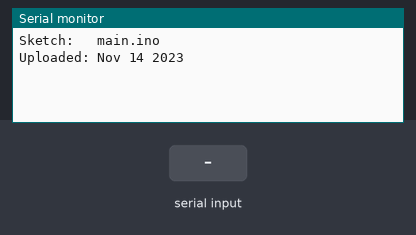
Bench run of a sketch on a simulated Arduino Uno, built with avr-gcc and run on an emulated ATmega328P. Parts: the last lines printed to the serial monitor. The inputs (shaded band) are chosen by the test bench.

Above: at 1.2 s.
1.3 s: "1" received over the second serial link
At 2.5 s:
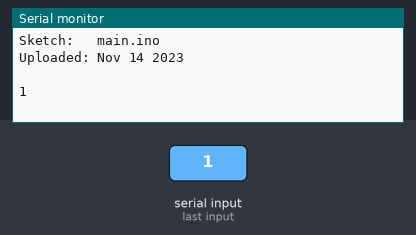
2.8 s: "0" received over the second serial link
At 3.8 s:
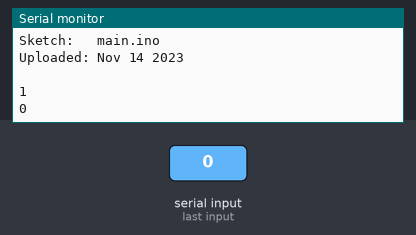
4.3 s: "2" received over the second serial link
At 4.9 s:
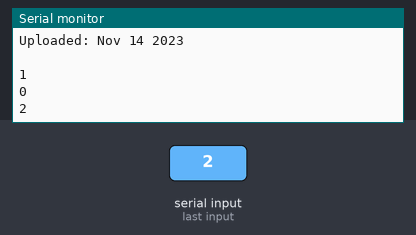

The sketch:

main.ino
```cpp
//  Sketc: basicSerialWithNL_001
//
//  Uses hardware serial to talk to the host computer and software serial
//  for communication with the Bluetooth module
//  Intended for Bluetooth devices that require line end characters "\r\n"
//
//  Pins
//  Arduino 5V out TO BT VCC
//  Arduino GND to BT GND
//  Arduino D9 to BT RX through a voltage divider
//  Arduino D8 BT TX (no need voltage divider)
//
//  When a command is entered in the serial monitor on the computer
//  the Arduino will relay it to the bluetooth module and display the result.
//

#include <Servo.h>
#include <SoftwareSerial.h>
SoftwareSerial BTserial(8, 9); // RX | TX
//Servo servoWaist;  // create servo object to control a servo
//Servo servoShoulder;
//Servo servoElbow;
int num;
const long baudRate = 9600;
char c=' ';
String input = "";
boolean NL = true;
void setup()
{
//    servoElbow.attach(2);
//    servoShoulder.attach(3);
//    servoElbow.writeMicroseconds(1000);
//    servoShoulder.writeMicroseconds(1000);
//    randomSeed(analogRead(0));

    Serial.begin(baudRate);
    Serial.print("Sketch:   ");   Serial.println(__FILE__);
    Serial.print("Uploaded: ");   Serial.println(__DATE__);
    Serial.println(" ");

    BTserial.begin(baudRate);
//    Serial.print("BTserial started at "); Serial.println(baudRate);
//    Serial.println(" ");
}

String getString_BT(){
    String in = "";
    while(!BTserial.available()){

    }
//    servoElbow.detach();
    c = BTserial.read();
    in = in + c;
    while(BTserial.available() | BTserial.available()){
      c = BTserial.read();
      in = in + c;
    }
//    Serial.println(in);
//    servoElbow.attach(11);

  return in;
}

void loop()
{
    // Read from the Bluetooth module and send to the Arduino Serial Monitor
    input = getString_BT();
    Serial.println(input);
//    char ch = input[0];
//    ch = ch & ~(0x20);
//    input.remove(0,1);
//    int n = input.toInt();  //convert readString into a number
////    Serial.println(n); //so you can see the integer
//    switch(ch){
////      case('W'):{
////        servoWaist.writeMicroseconds(n);
////        break;
////      }
//      case('S'):{
//        servoShoulder.writeMicroseconds(n);
//        break;
//      }
//      case('E'):{
//        servoElbow.writeMicroseconds(n);
//        break;
//      }
//      case(DEFAULT):{
//        break;
//      }
//
//
//    }


//    // Read from the Serial Monitor and send to the Bluetooth module
//    if (Serial.available())
//    {
//        c = Serial.read();
//        BTserial.write(c);
//
//        // Echo the user input to the main window. The ">" character indicates the user entered text.
//        if (NL) { Serial.print(">");  NL = false; }
//        Serial.write(c);
//        if (c==10) { NL = true; }
//    }

}
```

Measured:
- after the input at 1.3 s, the serial monitor: prints a new line at once (image 1)
- after the input at 2.8 s, the serial monitor: prints a new line at once (image 2)
- after the input at 4.3 s, the serial monitor: prints a new line at once (image 3)
